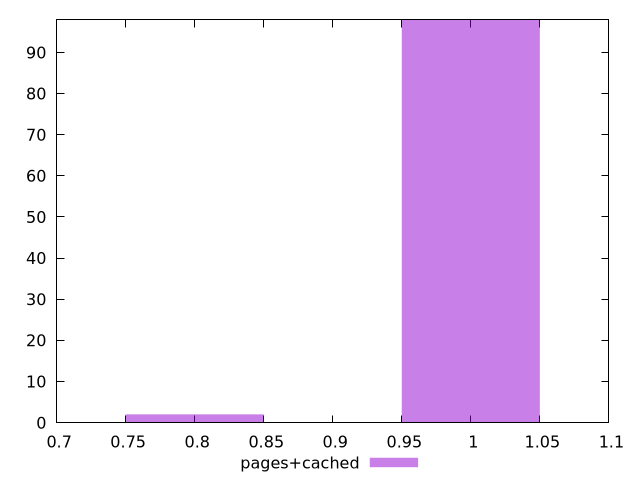

This chart was generated by the following gnuplot code:
$_pagesCached <<EOF
0.8 2
1 98
EOF
set key outside below
set terminal pngcairo
set output "report_00005_2020-11-02T22-26-11.212Z/uses-rel-preconnect/pages+cached//hist.png"
set yrange [0:98]
set boxwidth 0.1
set style fill transparent solid 0.5 noborder
plot $_pagesCached title "pages+cached" with boxes ,
